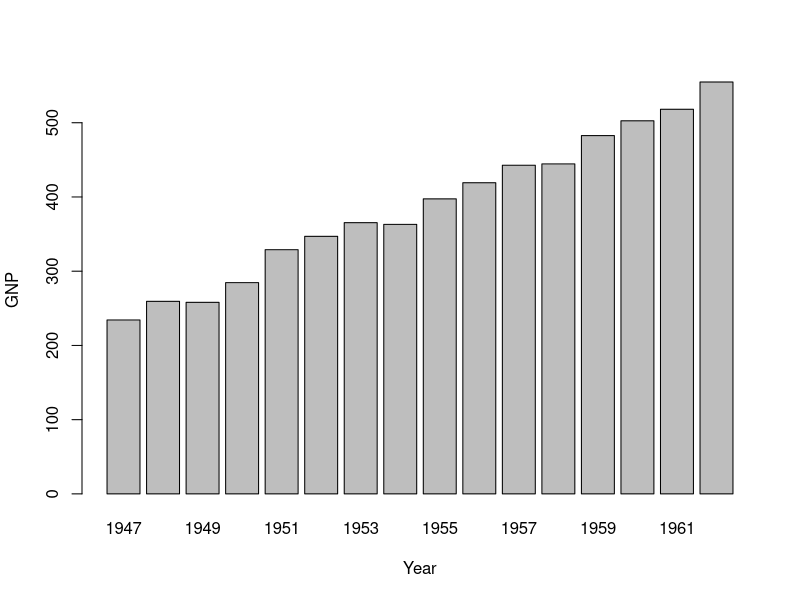
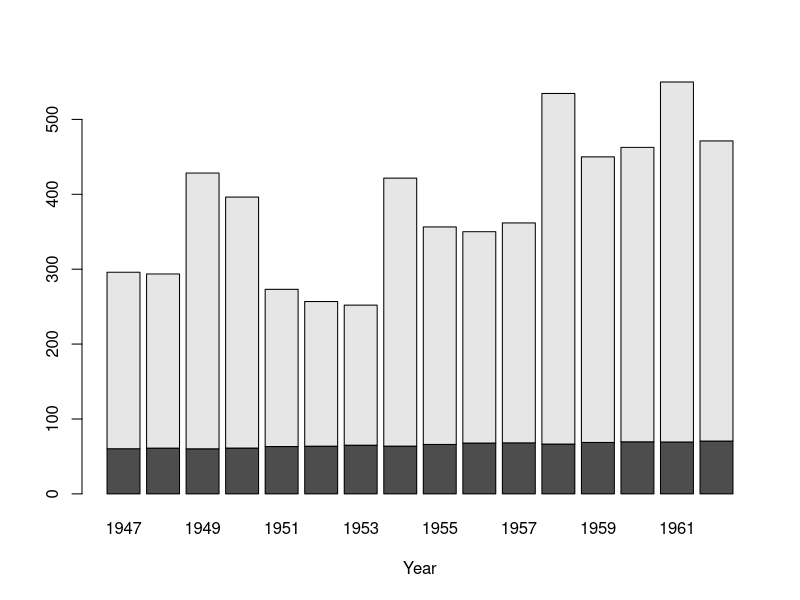
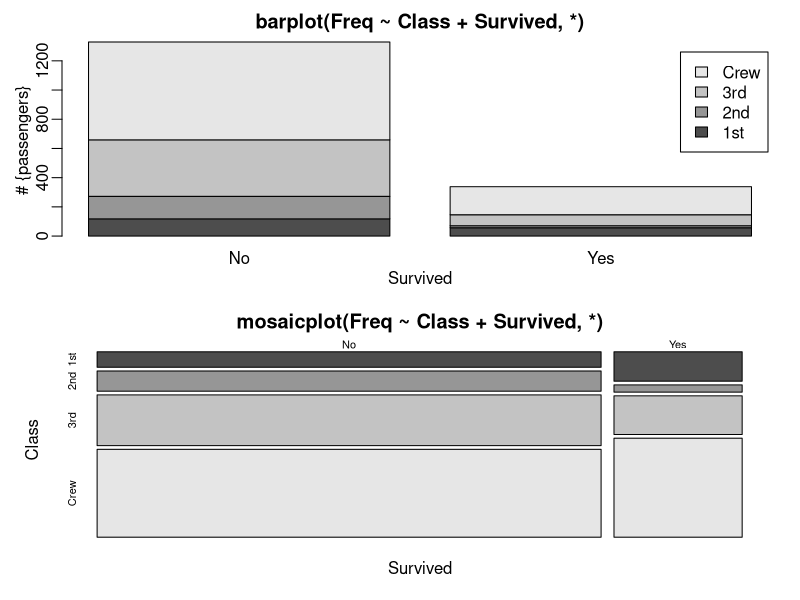
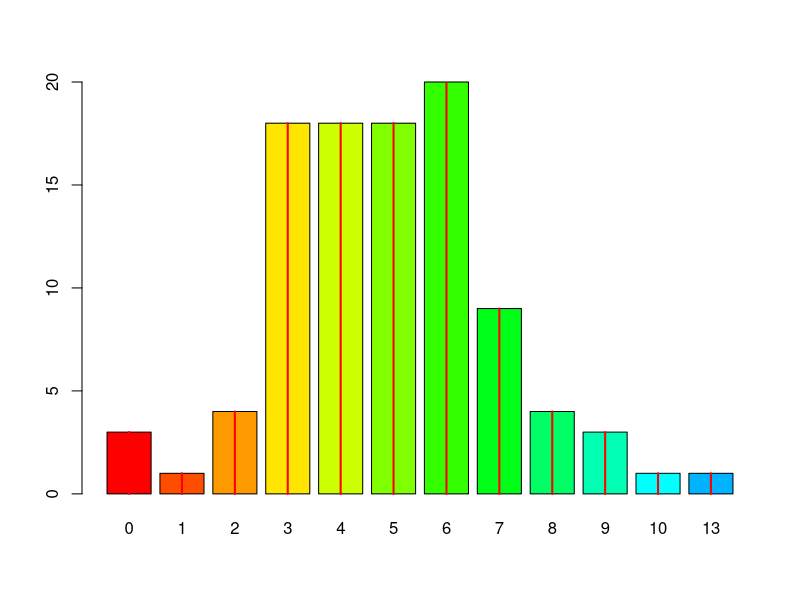
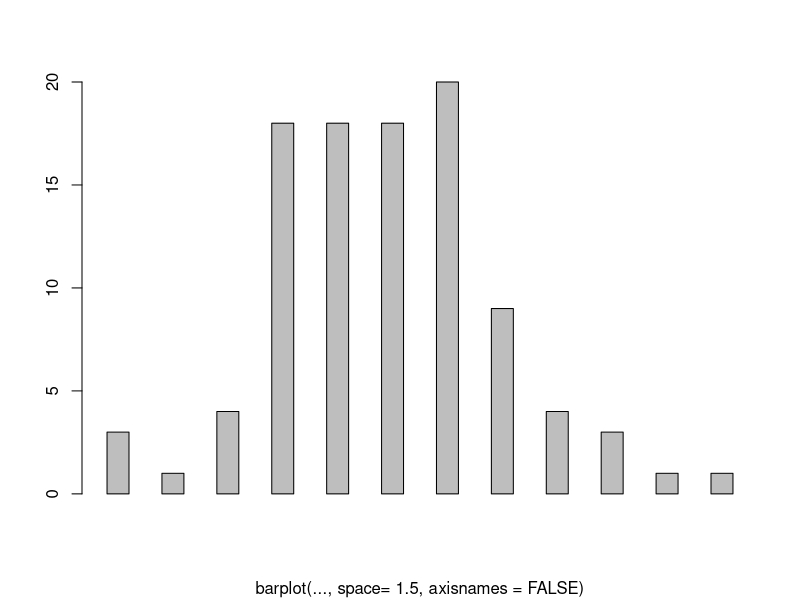
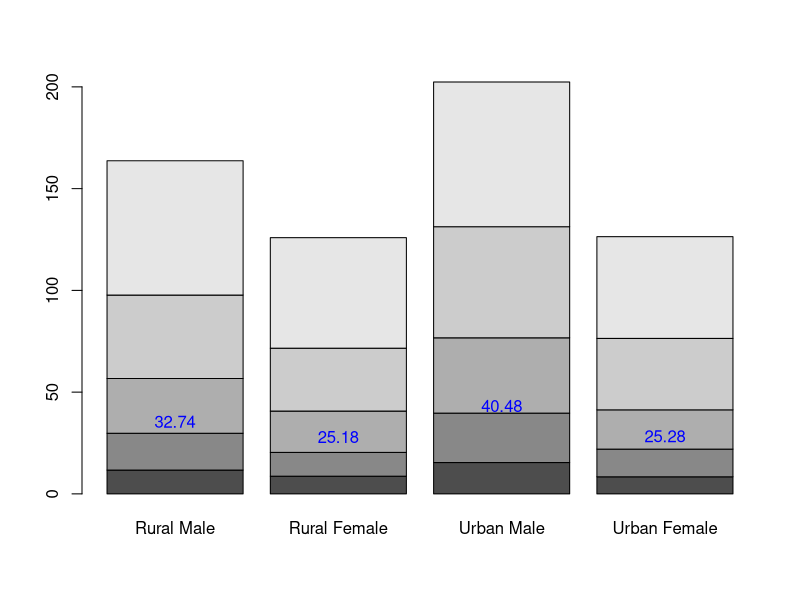
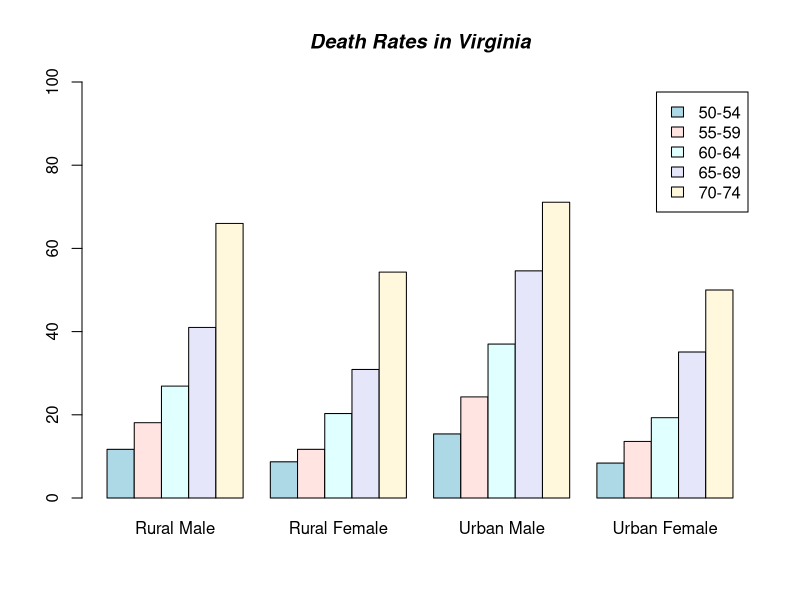
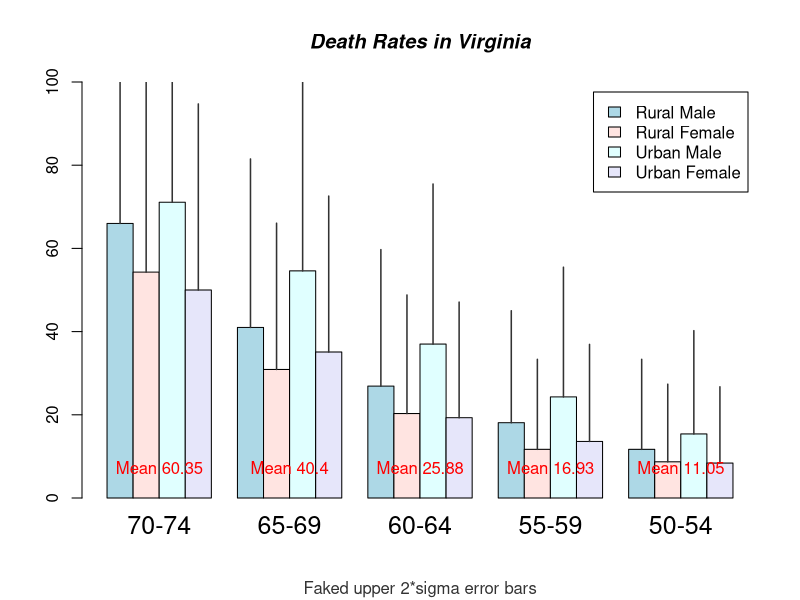

Recreate these plots in R, in order.
## ---- chunk 1
example("barplot")
## ---- chunk 2
x <- c("A", "B", "C", "D")
y <- c(2, 4, 6, 8)

barplot(y, names.arg = x)
## ---- chunk 3
x <- c("A", "B", "C", "D")
y <- c(2, 4, 6, 8)

barplot(y, names.arg = x, col = "red")
## ---- chunk 4
x <- c("A", "B", "C", "D")
y <- c(2, 4, 6, 8)

barplot(y, names.arg = x, density = 10)
## ---- chunk 5
x <- c("A", "B", "C", "D")
y <- c(2, 4, 6, 8)

barplot(y, names.arg = x, width = c(1,2,3,4))
## ---- chunk 6
x <- c("A", "B", "C", "D")
y <- c(2, 4, 6, 8)

barplot(y, names.arg = x, horiz = TRUE)
